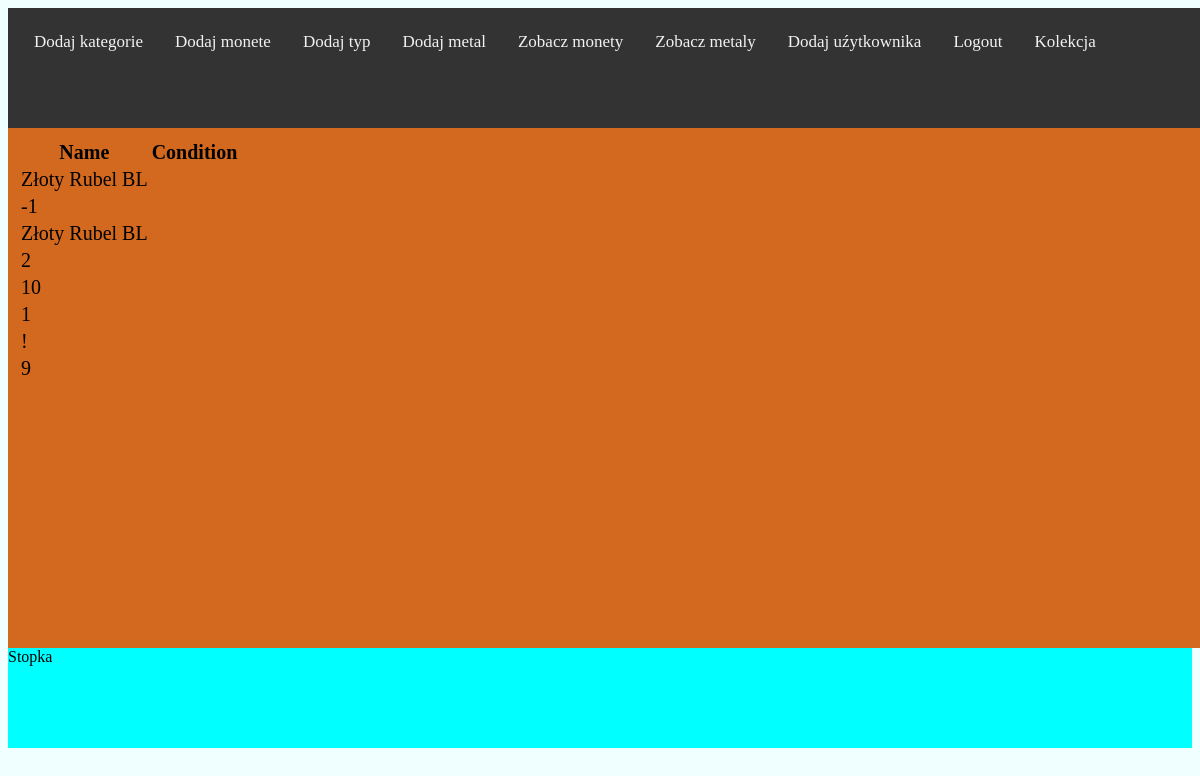
/kolekcja/collection/ (signed in), run on the app's committed database.
### kolekcja/models.py (models this page shows, shortened)
class CollectionItem(models.Model):
    coin = models.ForeignKey(Coin, on_delete=models.CASCADE)
    user = models.ForeignKey(User, on_delete=models.CASCADE)
    condition = models.IntegerField() # od 1 do 10

class Coin(models.Model):
    name = models.CharField(max_length=64)
    nominal = models.IntegerField
    type = models.ManyToManyField(Type)
    category = models.ForeignKey(Category, on_delete=models.CASCADE)
    value = models.IntegerField(null=True)

### kolekcja/views.py (the view)
# urls.py: path('collection/', views.MyCollectionview.as_view(), name='collection'),
class MyCollectionview(LoginRequiredMixin, View):
    def get(self, request):
        collection_items = CollectionItem.objects.filter(user=request.user)
        return render(request, 'my_collection.html', {'collection': collection_items})

### templates/my_collection.html
{% extends 'index.html' %}
{% block content %}
    <table>
    <thead>
    <tr>
        <th>Name</th><th>Condition</th>
    </tr>
    </thead>
    <tbody>
    {% for item in collection %}
    <tr>
        <td>{{ item.coin.name }}</td></tr>
        <tr><td>{{ item.condition }}</td>
        </tr>
    {% endfor %}
    </tbody>
    </table>
{% endblock %}

### kolekcja/static/base.css (style rules this page uses)
.contener { display: flex; flex-direction:column; background-color: azure; }

### data on the page
CollectionItem: coin.name "Złoty Rubel BL", condition "-1"
CollectionItem: coin.name "Złoty Rubel BL", condition "2"
CollectionItem: coin.name "10", condition "1"
CollectionItem: coin.name "!", condition "9"
